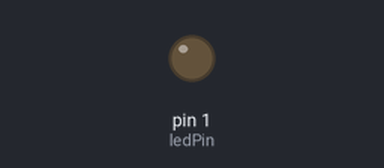
A sketch run on a simulated Arduino Uno, built with avr-gcc and run on an emulated ATmega328P. Parts: output pins drawn as LEDs (lit = HIGH).

Above: at 0.2 s.
At 18.5 s:
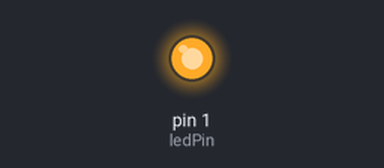
Timing chart, 0 to 26.0 s (numbered marks = the images above):
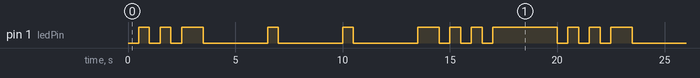

The sketch:

LED_BLINKEN_INTERN_SOS.ino
```cpp
const int ledPin =1;

void setup()
{
  pinMode(ledPin, OUTPUT); // Pin1 wird auf pinmode output gesetzt
  digitalWrite(ledPin, HIGH); // LED wird ausgeschalten, idem die Spannung angelegt wird
}

void loop()
{
  //Start "S" (kurz)
  digitalWrite(ledPin, LOW); // turn LED on!
  delay(500);
  digitalWrite(ledPin, HIGH); // turn LED off!
  delay(500);

  digitalWrite(ledPin, LOW); // turn LED on!
  delay(500);
  digitalWrite(ledPin, HIGH); // turn LED off!
  delay(500);

  digitalWrite(ledPin, LOW); // turn LED on!
  delay(500);
  digitalWrite(ledPin, HIGH); // turn LED off!
  delay(1000);

  //Start "0" (lang)
  digitalWrite(ledPin, LOW); // turn LED on!
  delay(3000);
  digitalWrite(ledPin, HIGH); // turn LED off!
  delay(500);

  digitalWrite(ledPin, LOW); // turn LED on!
  delay(3000);
  digitalWrite(ledPin, HIGH); // turn LED off!
  delay(500);

  digitalWrite(ledPin, LOW); // turn LED on!
  delay(3000);
  digitalWrite(ledPin, HIGH); // turn LED off!
  delay(1000);


  //Start "S" (kurz)
  digitalWrite(ledPin, LOW); // turn LED on!
  delay(500);
  digitalWrite(ledPin, HIGH); // turn LED off!
  delay(500);

  digitalWrite(ledPin, LOW); // turn LED on!
  delay(500);
  digitalWrite(ledPin, HIGH); // turn LED off!
  delay(500);

  digitalWrite(ledPin, LOW); // turn LED on!
  delay(500);
  digitalWrite(ledPin, HIGH); // turn LED off!
  delay(3000);
 }
```

Measured:
- by itself, pin 1 (ledPin): repeats every 20.0 s: LOW 0.50 s, HIGH 0.50 s, LOW 0.50 s, HIGH 1.0 s, 2 × (LOW 3.0 s, HIGH 0.50 s), LOW 3.0 s, HIGH 1.0 s, 2 × (LOW 0.50 s, HIGH 0.50 s), LOW 0.50 s, HIGH 3.0 s, LOW 0.50 s, HIGH 0.50 s
- by itself, everything shown: repeats every 20.0 s, in 18 steps
